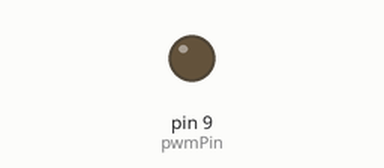
Simulated run of this sketch. Board: Arduino Uno, built with avr-gcc and run on an emulated ATmega328P. Parts: output pins drawn as LEDs (lit = HIGH).

Above: at 0.4 s.
At 0.6 s:
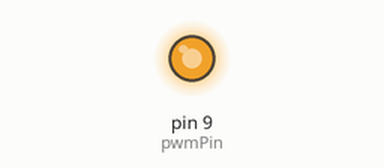
At 0.8 s:
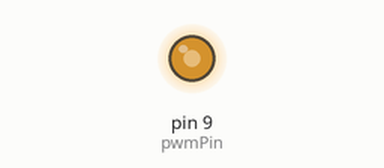
At 1.25 s:
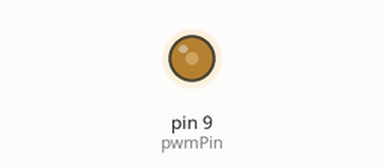
Timing chart, 0 to 3.4 s (numbered marks = the images above):
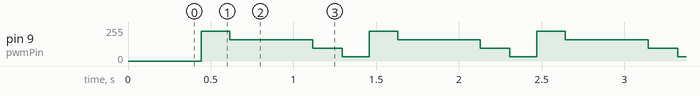

Measured:
- by itself, pin 9 (pwmPin): repeats every 1.0 s: 159/255 0.50 s, 94/255 0.01 s, 95/255 0.02 s, 94/255 0.15 s, 31/255 0.16 s, 222/255 0.17 s

The sketch:

onda1.ino
```cpp
// Definición de pines
const int pwmPin = 9; // Puedes usar cualquier pin PWM

// Parámetros de la señal
const int numPoints = 2000;   // Número de muestras
const float t_max = 3.0;     // Tiempo máximo (3 segundos como en tu ecuación)
const float dt = t_max / numPoints; // Incremento de tiempo

// Arreglo para guardar la señal
byte signal[numPoints];

void setup() {
  // Inicialización
  pinMode(pwmPin, OUTPUT);

  // Generar los valores de la señal
  for (int i = 0; i < numPoints; i++) {
    float t = i * dt;
    float y = 0;

    // Evaluar la función por tramos
    if (t >= 0 && t < 1) {
      y = 2 + sin(2 * PI * t);
    }
    else if (t >= 1 && t < 2) {
      y = -4 * t + 6;
    }
    else if (t >= 2 && t < 3) {
      y = -2 + sin(2 * PI * t);
    }

    y = y + 4; // Corrimiento para hacerla toda positiva

    // Normalizar de 0-8 a 0-255 (porque máximo y = 8)
    int pwm_value = map(y * 100, 0, 800, 0, 255);

    // Guardarlo en el array
    signal[i] = constrain(pwm_value, 0, 255);
  }
}

void loop() {
  // Reproducir la señal periódicamente
  for (int i = 0; i < numPoints; i++) {
    analogWrite(pwmPin, signal[i]);
    delayMicroseconds(500); // Ajusta el tiempo para controlar la frecuencia
  }
}
```
